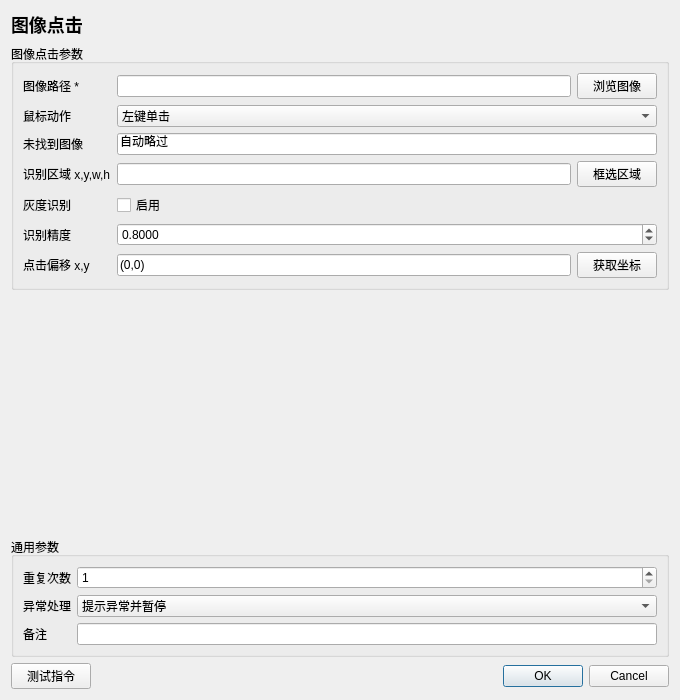
<?xml version="1.0" encoding="UTF-8"?>
<ui version="4.0"><class>InstructionEditor</class><widget class="QDialog" name="InstructionEditor">
<property name="geometry"><rect><x>0</x><y>0</y><width>680</width><height>700</height></rect></property><property name="minimumSize"><size><width>560</width><height>480</height></size></property><property name="windowTitle"><string>图像点击</string></property>
<layout class="QVBoxLayout" name="rootLayout">
<item><widget class="QLabel" name="titleLabel"><property name="text"><string>图像点击</string></property><property name="styleSheet"><string>font-size: 18px; font-weight: 600;</string></property></widget></item>
<item><widget class="QGroupBox" name="parameterGroupBox"><property name="title"><string>图像点击参数</string></property><layout class="QFormLayout" name="parameterFormLayout"><item row="0" column="0"><widget class="QLabel" name="parameterLabel_0"><property name="text"><string>图像路径 *</string></property></widget></item><item row="0" column="1"><widget class="QWidget" name="parameterContainer_0" native="true"><layout class="QHBoxLayout" name="parameterLayout_0"><property name="leftMargin"><number>0</number></property><property name="topMargin"><number>0</number></property><property name="rightMargin"><number>0</number></property><property name="bottomMargin"><number>0</number></property><item><widget class="QLineEdit" name="parameter_0"><property name="text"><string></string></property></widget></item><item><widget class="QPushButton" name="auxiliary_0"><property name="text"><string>浏览图像</string></property></widget></item></layout></widget></item>
<item row="1" column="0"><widget class="QLabel" name="parameterLabel_1"><property name="text"><string>鼠标动作</string></property></widget></item><item row="1" column="1"><widget class="QComboBox" name="parameter_1"><item><property name="text"><string>左键单击</string></property></item><item><property name="text"><string>左键双击</string></property></item><item><property name="text"><string>左键三击</string></property></item><item><property name="text"><string>右键单击</string></property></item><item><property name="text"><string>右键双击</string></property></item><item><property name="text"><string>仅移动鼠标</string></property></item><property name="currentIndex"><number>0</number></property></widget></item>
<item row="2" column="0"><widget class="QLabel" name="parameterLabel_2"><property name="text"><string>未找到图像</string></property></widget></item><item row="2" column="1"><widget class="QLineEdit" name="parameter_2"><property name="text"><string>自动略过</string></property></widget></item>
<item row="3" column="0"><widget class="QLabel" name="parameterLabel_3"><property name="text"><string>识别区域 x,y,w,h</string></property></widget></item><item row="3" column="1"><widget class="QWidget" name="parameterContainer_3" native="true"><layout class="QHBoxLayout" name="parameterLayout_3"><property name="leftMargin"><number>0</number></property><property name="topMargin"><number>0</number></property><property name="rightMargin"><number>0</number></property><property name="bottomMargin"><number>0</number></property><item><widget class="QLineEdit" name="parameter_3"><property name="text"><string></string></property></widget></item><item><widget class="QPushButton" name="auxiliary_3"><property name="text"><string>框选区域</string></property></widget></item></layout></widget></item>
<item row="4" column="0"><widget class="QLabel" name="parameterLabel_4"><property name="text"><string>灰度识别</string></property></widget></item><item row="4" column="1"><widget class="QCheckBox" name="parameter_4"><property name="checked"><bool>false</bool></property><property name="text"><string>启用</string></property></widget></item>
<item row="5" column="0"><widget class="QLabel" name="parameterLabel_5"><property name="text"><string>识别精度</string></property></widget></item><item row="5" column="1"><widget class="QDoubleSpinBox" name="parameter_5"><property name="decimals"><number>4</number></property><property name="minimum"><double>0.010000</double></property><property name="maximum"><double>1.000000</double></property><property name="value"><double>0.800000</double></property></widget></item>
<item row="6" column="0"><widget class="QLabel" name="parameterLabel_6"><property name="text"><string>点击偏移 x,y</string></property></widget></item><item row="6" column="1"><widget class="QWidget" name="parameterContainer_6" native="true"><layout class="QHBoxLayout" name="parameterLayout_6"><property name="leftMargin"><number>0</number></property><property name="topMargin"><number>0</number></property><property name="rightMargin"><number>0</number></property><property name="bottomMargin"><number>0</number></property><item><widget class="QLineEdit" name="parameter_6"><property name="text"><string>(0,0)</string></property></widget></item><item><widget class="QPushButton" name="auxiliary_6"><property name="text"><string>获取坐标</string></property></widget></item></layout></widget></item></layout></widget></item>
<item><spacer name="verticalSpacer"><property name="orientation"><enum>Qt::Vertical</enum></property><property name="sizeHint" stdset="0"><size><width>20</width><height>20</height></size></property></spacer></item>
<item><widget class="QGroupBox" name="commonGroupBox"><property name="title"><string>通用参数</string></property><layout class="QFormLayout" name="commonFormLayout">
<item row="0" column="0"><widget class="QLabel" name="repeatLabel"><property name="text"><string>重复次数</string></property></widget></item><item row="0" column="1"><widget class="QSpinBox" name="repeatSpinBox"><property name="minimum"><number>1</number></property><property name="maximum"><number>999999</number></property><property name="value"><number>1</number></property></widget></item>
<item row="1" column="0"><widget class="QLabel" name="errorPolicyLabel"><property name="text"><string>异常处理</string></property></widget></item><item row="1" column="1"><widget class="QComboBox" name="errorPolicyComboBox"><item><property name="text"><string>自动跳过</string></property></item><item><property name="text"><string>提示异常并暂停</string></property></item><item><property name="text"><string>提示异常并停止</string></property></item><property name="currentIndex"><number>1</number></property></widget></item>
<item row="2" column="0"><widget class="QLabel" name="noteLabel"><property name="text"><string>备注</string></property></widget></item><item row="2" column="1"><widget class="QLineEdit" name="noteEdit"/></item>
</layout></widget></item>
<item><layout class="QHBoxLayout" name="footerLayout"><item><widget class="QPushButton" name="testButton"><property name="text"><string>测试指令</string></property></widget></item><item><spacer name="footerSpacer"><property name="orientation"><enum>Qt::Horizontal</enum></property><property name="sizeHint" stdset="0"><size><width>40</width><height>20</height></size></property></spacer></item><item><widget class="QDialogButtonBox" name="buttonBox"><property name="standardButtons"><set>QDialogButtonBox::Cancel|QDialogButtonBox::Ok</set></property></widget></item></layout></item>
</layout></widget><resources/><connections/></ui>
